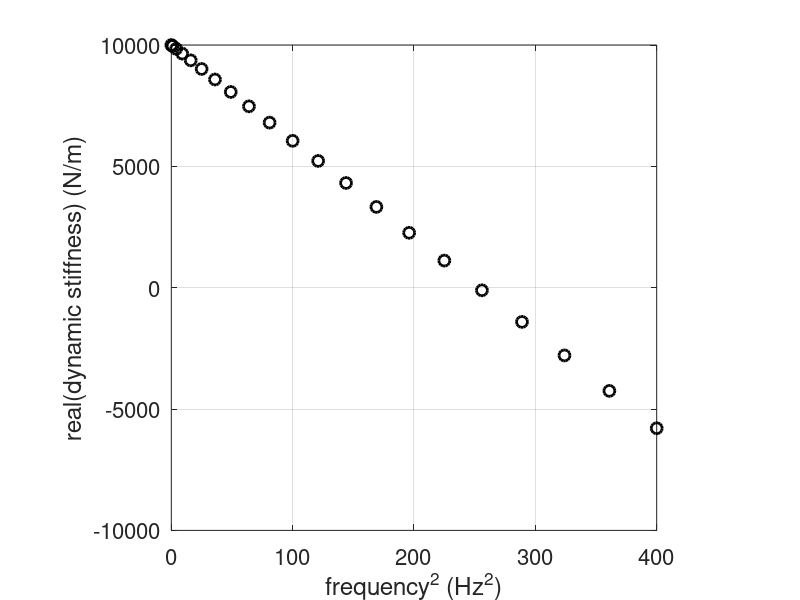
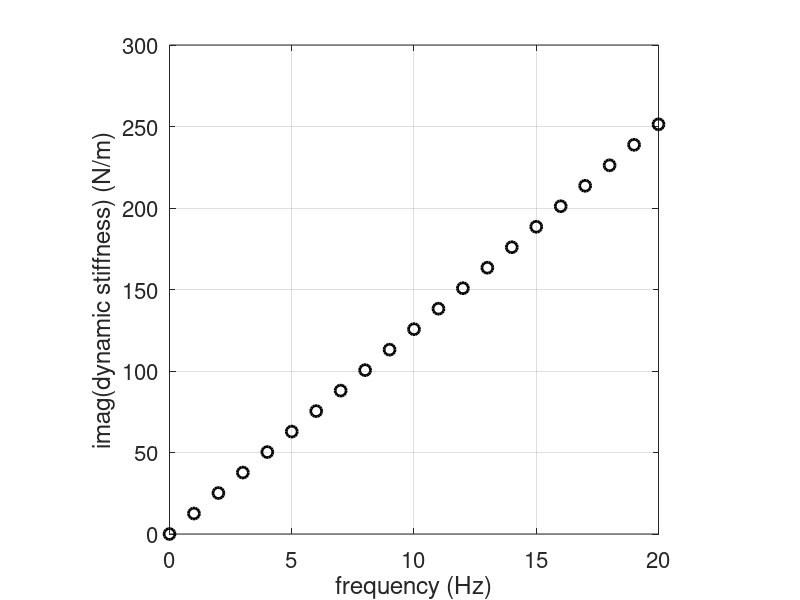

Recreate these plots in MATLAB, in order.
%% Exercise 2.5
clear all;

%% Parameters
m=1;                                % mass
k=1e4;                              % stiffness
z=0.01;                             % damping ratio
c=2*z*sqrt(k*m);                    % damping coefficient

%% Frequency vector
f=0:1:20;                           % frequency vector
w=2*pi*f;

%% Dynamic Stiffness
K=k-w.^2+j*w*c;                     % dynamic stiffness

%% Calculations
ff=f.^2;
p = polyfit(ff,real(K),1);
stiffness=p(2)
mass=-p(1)/(2*pi)^2
q=polyfit(f,imag(K),1);
damping=q(1)/(2*pi)/(2*sqrt(mass*stiffness))

%% Plot results
figure (1)
plot(ff,real(K),'ok','markersize',8,'linewidth',2)
set(gca,'fontsize',16)
xlabel('frequency^2 (Hz^2)');
ylabel('real(dynamic stiffness) (N/m)');
axis([0,400,-1e4,1e4])
grid;axis square

figure (2)
plot(f,imag(K),'ok','markersize',8,'linewidth',2)
set(gca,'fontsize',16)
xlabel('frequency (Hz)');
ylabel('imag(dynamic stiffness) (N/m)');
axis([0,20,0,300])
grid;axis square

